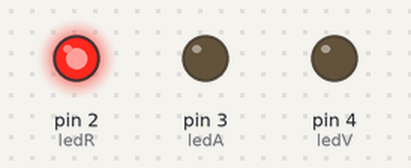
A sketch run on a simulated Arduino Uno, built with avr-gcc and run on an emulated ATmega328P. Shown: output pins drawn as LEDs (lit = HIGH).

Above: at 2.5 s.
At 5.2 s:
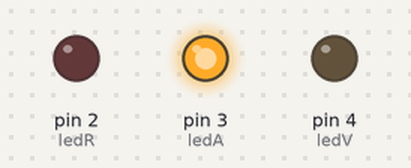
At 8.0 s:
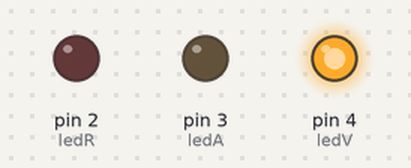
At 10.7 s:
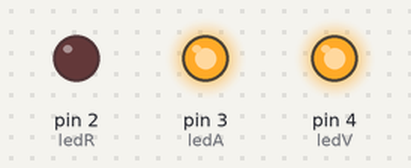
Timing chart, 0 to 15.0 s (numbered marks = the images above):
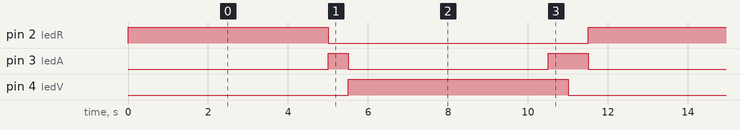

Measured:
- by itself, pin 2 (ledR): alternates HIGH for 5.0 s and LOW for 6.5 s
- by itself, pin 3 (ledA): repeats every 11.5 s: LOW 5.0 s, HIGH 1.0 s, LOW 5.0 s, HIGH 0.50 s
- by itself, pin 4 (ledV): alternates HIGH for 5.5 s and LOW for 6.0 s

The sketch:

semaforo.ino
```cpp
int ledR = 2, ledA = 3, ledV = 4;

void setup() {
  pinMode(ledR, OUTPUT);
  pinMode(ledA, OUTPUT);
  pinMode(ledV, OUTPUT);
  digitalWrite(ledR, LOW);
  digitalWrite(ledA, LOW);
  digitalWrite(ledV, LOW);
}

void loop() {
  digitalWrite(ledR,HIGH);
  delay(5000);
  digitalWrite(ledR,LOW);
  digitalWrite(ledA, HIGH);
  delay(500);
  digitalWrite(ledA, LOW);
  digitalWrite(ledV,HIGH);
  delay(5000);
  digitalWrite(ledA, HIGH);
  delay(500);
  digitalWrite(ledV, LOW);
  delay(500);
  digitalWrite(ledA, LOW);
}
```
